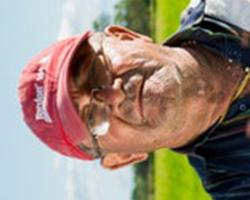
#> input picture csc181/lecture6/images/aagib.jpg, 250 x 200 px
$ python images.py
#> lines starting #> are read from the running program, lines starting #| are printed output that depends on the picture
import os

from PIL import Image

# Setup Paths
file_path = os.path.dirname(os.path.realpath(__file__))
source_path = os.path.join(file_path, 'images')
dest_path = os.path.join(file_path, 'new_images')

# Create a directory if it doesn't exist
if not os.path.isdir(dest_path):
    print("Creating folder: {}".format(dest_path))
    os.makedirs(dest_path)

# Loading the image
image = Image.open(os.path.join(source_path, 'aagib.jpg'))
#> image is the input picture: PIL image 250x200 RGB; mean R, G, B 152.4, 134.6, 119.6

# What's the size of the image in pixels?
print(image.size)
#| (250, 200)

# Rotating the Image
image = image.rotate(270)
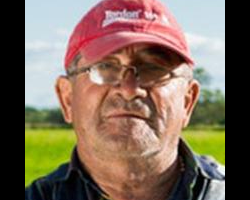
#> image: PIL image 250x200 RGB; mean R, G, B 126.7, 107.5, 90.9

rgb_image = image.convert('RGB')
print('Printing RGB Value of pixel in 1,1')
print(rgb_image.getpixel((1,1)))
#| (0, 0, 0)

#> (the run stopped early here; a loop or call above may not have finished)
